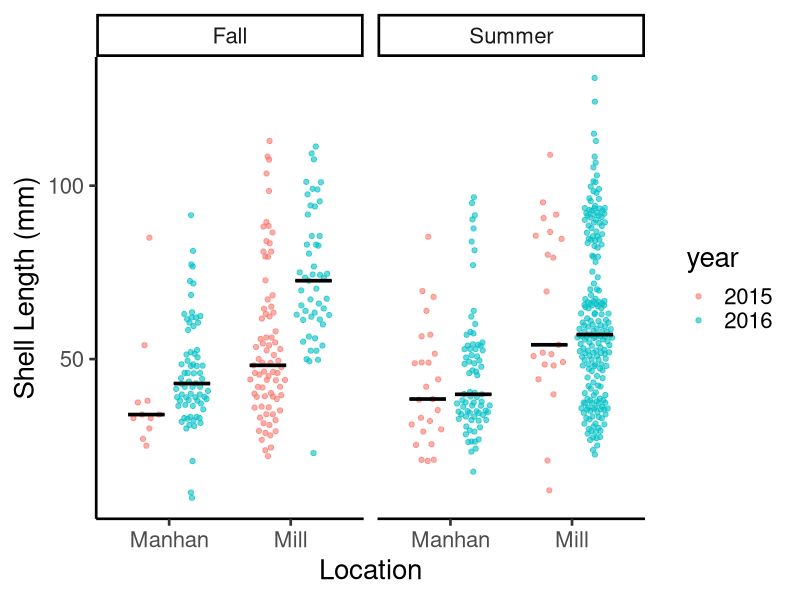

Write R code to recreate this figure.
# load the necessary packages
library(ggplot2)    # for graphing
library(dplyr)      # for data wrangling
library(ggbeeswarm) # for jittering the data

# import the data
mussels <- read.csv("data/mussels.csv")

# filter to keep 2015 & 2016
mussels <- dplyr::filter(mussels, year<2017)

# make year a factor
mussels$year <- as.factor(mussels$year)

# simple graph with jittered points
ggplot(                          # ggplot function makes the plot
  data=mussels,                  # give the name of the data to use here
  aes(x=location, y=length,      # aes = aesthetics, define x and y variables here
      color=year, fill=year)) +  # add year as the color and fill
  geom_quasirandom(              # jitters the points to show the distribution
    shape=21,                    # sets the shape of the points
    size=1.5,                    # changes the point size 
    alpha=0.6,                   # makes the points 75% transparent 
    dodge.width = 0.75) +        # shifts the jittered points by year within location
  stat_summary(                  # adds a statistical summary of the data
    fun = median,                # fun, fun.min, fun.max used to add the median
    fun.min = median, 
    fun.max = median, 
    geom = "crossbar",           # sets the shape of the median to a crossbar
    width = 0.6,                 # width of the median
    size = 0.5,                  # size (thickness) of the median
    color = "black",             # color of the median
    position=position_dodge(width=0.75), #match dodge.width from above
    show.legend = FALSE) +       # removes legend for just medians    
  ylab("Shell Length (mm)") +    # adds a custom label for the y-axis
  xlab("Location") +             # adds a custom label for the x-axis
  theme_classic(base_size=20) +  # uses theme to format (removes gray background)
  facet_wrap(vars(season))